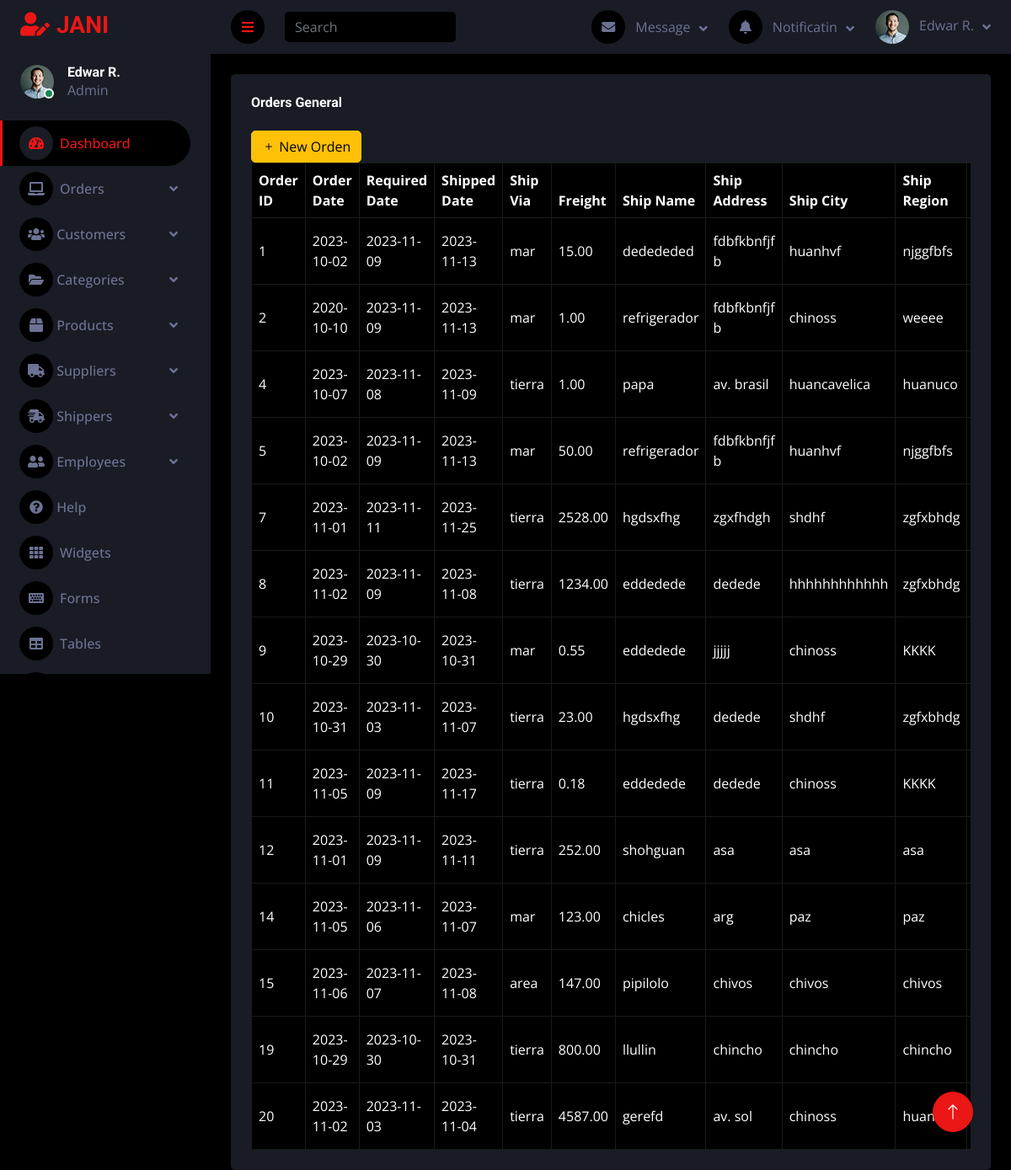
/sistem/z1list_order.php, run on the app's committed database.
### tables this page shows
CREATE TABLE `orders` (
  `order_id` int(11) NOT NULL,
  `user_id` int(11) DEFAULT NULL,
  `customer_id` int(11) DEFAULT NULL,
  `employee_id` int(11) DEFAULT NULL,
  `shipper_id` int(11) DEFAULT NULL,
  `order_date` date DEFAULT NULL,
  `required_date` date DEFAULT NULL,
  `shipped_date` date DEFAULT NULL,
  `ship_via` varchar(50) DEFAULT NULL,
  `freight` decimal(10,2) DEFAULT NULL,
  `ship_name` varchar(255) DEFAULT NULL,
  `ship_address` varchar(255) DEFAULT NULL,
  `ship_city` varchar(255) DEFAULT NULL,
  `ship_region` varchar(255) DEFAULT NULL,
  `ship_postal_code` varchar(10) DEFAULT NULL,
  `ship_country` varchar(255) DEFAULT NULL,
  `state` enum('activo','eliminado') DEFAULT 'activo'
);

### sistem/z1list_order.php (the view, shortened to what this page needs)
<!DOCTYPE html>
<html lang="en">
<head>
    <link href="https://cdnjs.cloudflare.com/ajax/libs/font-awesome/5.10.0/css/all.min.css" rel="stylesheet">
    <link href="https://cdn.jsdelivr.net/npm/bootstrap-icons@1.4.1/font/bootstrap-icons.css" rel="stylesheet">
    <link href="lib/owlcarousel/assets/owl.carousel.min.css" rel="stylesheet">
    <link href="lib/tempusdominus/css/tempusdominus-bootstrap-4.min.css" rel="stylesheet" />
    <link href="css/bootstrap.min.css" rel="stylesheet">
    <link href="css/style.css" rel="stylesheet">
</head>
<body>
    <div class="container-fluid position-relative d-flex p-0">
        <div class="sidebar pe-4 pb-3">
            <nav class="navbar bg-secondary navbar-dark">
                <a href="index2.html" class="navbar-brand mx-4 mb-3">
                    <h3 class="text-primary"><i class="fa fa-user-edit me-2"></i>JANI</h3>
                </a>
                <div class="d-flex align-items-center ms-4 mb-4">
                    <div class="position-relative">
                        <img class="rounded-circle" src="img/user.jpg" alt="" style="width: 40px; height: 40px;">
                        <div class="bg-success rounded-circle border border-2 border-white position-absolute end-0 bottom-0 p-1"></div>
                    </div>
                    <div class="ms-3">
                        <h6 class="mb-0">Edwar R.</h6>
                        <span>Admin</span>
                    </div>
                </div>
                <div class="navbar-nav w-100">
                    <a href="index2.html" class="nav-item nav-link active"><i class="fa fa-tachometer-alt me-2"></i>Dashboard</a>
                    <div class="nav-item dropdown">
                        <a href="#" class="nav-link dropdown-toggle" data-bs-toggle="dropdown"><i class="fa fa-laptop me-2"></i>Orders</a>
                    </div>
                    <div class="nav-item dropdown">
                        <a href="#" class="nav-link dropdown-toggle" data-bs-toggle="dropdown"><i class="fas fa-users"></i> Customers</a>
                    </div>
                    <div class="nav-item dropdown">
                        <a href="#" class="nav-link dropdown-toggle" data-bs-toggle="dropdown"><i class="fas fa-folder-open"></i> Categories</a>
                    </div>
                    <div class="nav-item dropdown">
                        <a href="#" class="nav-link dropdown-toggle" data-bs-toggle="dropdown"><i class="fas fa-box"></i> Products</a>
                    </div>
                    <div class="nav-item dropdown">
                        <a href="#" class="nav-link dropdown-toggle" data-bs-toggle="dropdown"><i class="fas fa-truck"></i> Suppliers</a>
                    </div>
                    <div class="nav-item dropdown">
                        <a href="#" class="nav-link dropdown-toggle" data-bs-toggle="dropdown"><i class="fas fa-shipping-fast"></i> Shippers</a>
                    </div>
                    <div class="nav-item dropdown">
                        <a href="#" class="nav-link dropdown-toggle" data-bs-toggle="dropdown"><i class="fas fa-user-friends"></i> Employees</a>
                    </div>
                    <a href="404.html" class="nav-item nav-link"><i class="fas fa-question-circle"></i> Help</a>
                    <a href="widget.html" class="nav-item nav-link"><i class="fa fa-th me-2"></i>Widgets</a>
                    <a href="form.html" class="nav-item nav-link"><i class="fa fa-keyboard me-2"></i>Forms</a>
                    <a href="table.html" class="nav-item nav-link"><i class="fa fa-table me-2"></i>Tables</a>
                    <a href="chart.html" class="nav-item nav-link"><i class="fa fa-chart-bar me-2"></i>Charts</a>
                </div>
            </nav>
        </div>
        <div class="content">
            <nav class="navbar navbar-expand bg-secondary navbar-dark sticky-top px-4 py-0">
                <a href="#" class="sidebar-toggler flex-shrink-0">
                    <i class="fa fa-bars"></i>
                </a>
                <form class="d-none d-md-flex ms-4">
                    <input class="form-control bg-dark border-0" type="search" placeholder="Search">
                </form>
                <div class="navbar-nav align-items-center ms-auto">
                    <div class="nav-item dropdown">
                        <a href="#" class="nav-link dropdown-toggle" data-bs-toggle="dropdown">
                            <i class="fa fa-envelope me-lg-2"></i>
                            <span class="d-none d-lg-inline-flex">Message</span>
                        </a>
                    </div>
                    <div class="nav-item dropdown">
                        <a href="#" class="nav-link dropdown-toggle" data-bs-toggle="dropdown">
                            <i class="fa fa-bell me-lg-2"></i>
                            <span class="d-none d-lg-inline-flex">Notificatin</span>
                        </a>
                    </div>
                    <div class="nav-item dropdown">
                        <a href="#" class="nav-link dropdown-toggle" data-bs-toggle="dropdown">
                            <img class="rounded-circle me-lg-2" src="img/user.jpg" alt="" style="width: 40px; height: 40px;">
                            <span class="d-none d-lg-inline-flex">Edwar R.</span>
                        </a>
                    </div>
                </div>
            </nav>
            <div class="container-fluid pt-4 px-4">
                <div class="row g-4">
                    <div class="col-sm-12 col-xl-35">
                        <div class="bg-secondary rounded h-100 p-4">
                            <h6 class="mb-4">Orders General</h6>
            <div class="container-fluid pt-0 px-0">
                <div class="bg-secondary text-center rounded p-0">
                    <div class="d-flex align-items-center justify-content-between mb-0">
                        <div class="d-flex justify-content-between align-items-center">
                                <a href="z1new_orders.php" class="btn btn-warning"><i class="bi bi-plus"></i> New Orden</a>
                            </div>
                    </div>
                    <div class="table-responsive">
                        <table class="table text-start align-middle table-bordered table-hover mb-0 table-dark">
                                    <thead>
                                            <tr>
                                                <th>Order ID</th>
                                                <th>Order Date</th>
                                                <th>Required Date</th>
                                                <th>Shipped Date</th>
                                                <th>Ship Via</th>
                                                <th>Freight</th>
                                                <th>Ship Name</th>
                                                <th>Ship Address</th>
                                                <th>Ship City</th>
                                                <th>Ship Region</th>
                                                <th>Ship Postal Code</th>
                                            </tr>
                                    </thead>
                                        <tbody>
                                            <?php
                                            include 'sistem/data_base/conn.php';
                                            $query = "SELECT * FROM orders WHERE state = 'Activo'";
                                            $result = mysqli_query($conn, $query);
                                            if (mysqli_num_rows($result) > 0) {
                                                while ($row = mysqli_fetch_assoc($result)) {
                                                    echo "<tr>";
                                                    echo "<td>" . $row['order_id'] . "</td>";
                                                    echo "<td>" . $row['order_date'] . "</td>";
                                                    echo "<td>" . $row['required_date'] . "</td>";
                                                    echo "<td>" . $row['shipped_date'] . "</td>";
                                                    echo "<td>" . $row['ship_via'] . "</td>";
                                                    echo "<td>" . $row['freight'] . "</td>";
                                                    echo "<td>" . $row['ship_name'] . "</td>";
                                                    echo "<td>" . $row['ship_address'] . "</td>";
                                                    echo "<td>" . $row['ship_city'] . "</td>";
                                                    echo "<td>" . $row['ship_region'] . "</td>";
                                                    echo "<td>" . $row['ship_postal_code'] . "</td>";
                                                    echo "</tr>";
                                                }
                                            } else {
                                                echo "<tr><td colspan='17'>No se encontraron órdenes en la base de datos.</td></tr>";
                                            }
                                            ?>
                                        </tbody>
                        </table>
                    </div>
                </div>
            </div>
                        </div>
                    </div>
                </div>
            </div>
        </div>
        <a href="#" class="btn btn-lg btn-primary btn-lg-square back-to-top"><i class="bi bi-arrow-up"></i></a>
    </div>
</body>
</html>

### sistem/css/style.css (style rules this page uses)
:root { --primary: #EB1616; --secondary: #191C24; --light: #6C7293; --dark: #000000; }
.back-to-top { position: fixed; display: none; right: 45px; bottom: 45px; z-index: 99; }
.btn { transition: .5s; }
.btn-lg-square { width: 48px; height: 48px; }
.btn-square, .btn-sm-square, .btn-lg-square { padding: 0; display: inline-flex; align-items: center; justify-content: center; font-weight: normal; border-radius: 50px; }
.sidebar { position: fixed; top: 0; left: 0; bottom: 0; width: 250px; height: 100vh; overflow-y: auto; background: var(--secondary); transition: 0.5s; z-index: 999; }
.content { margin-left: 250px; min-height: 100vh; background: var(--dark); transition: 0.5s; }
@media (min-width: 992px) { .sidebar { margin-left: 0; } }
@media (min-width: 992px) { .content { width: calc(100% - 250px); } }
.sidebar .navbar .navbar-nav .nav-link { padding: 7px 20px; color: var(--light); font-weight: 500; border-left: 3px solid var(--secondary); border-radius: 0 30px 30px 0; outline: none; }
.sidebar .navbar .navbar-nav .nav-link:hover, .sidebar .navbar .navbar-nav .nav-link.active { color: var(--primary); background: var(--dark); border-color: var(--primary); }
.sidebar .navbar .navbar-nav .nav-link i { width: 40px; height: 40px; display: inline-flex; align-items: center; justify-content: center; background: var(--dark); border-radius: 40px; }
.sidebar .navbar .navbar-nav .nav-link:hover i, .sidebar .navbar .navbar-nav .nav-link.active i { background: var(--secondary); }
.sidebar .navbar .dropdown-toggle::after { position: absolute; top: 15px; right: 15px; border: none; content: "\f107"; font-family: "Font Awesome 5 Free"; font-weight: 900; transition: .5s; }
.content .navbar .navbar-nav .nav-link { margin-left: 25px; padding: 12px 0; color: var(--light); outline: none; }
.content .navbar .sidebar-toggler, .content .navbar .navbar-nav .nav-link i { width: 40px; height: 40px; display: inline-flex; align-items: center; justify-content: center; background: var(--dark); border-radius: 40px; }
.content .navbar .dropdown-toggle::after { margin-left: 6px; vertical-align: middle; border: none; content: "\f107"; font-family: "Font Awesome 5 Free"; font-weight: 900; transition: .5s; }

### data on the page
orders: order_id "1", order_date "2023-10-02", required_date "2023-11-09", shipped_date "2023-11-13", ship_via "mar", freight "15.00", ship_name "dedededed", ship_address "fdbfkbnfjf b", ship_city "huanhvf", ship_region "njggfbfs"
orders: order_id "2", order_date "2020-10-10", required_date "2023-11-09", shipped_date "2023-11-13", ship_via "mar", freight "1.00", ship_name "refrigerador", ship_address "fdbfkbnfjf b", ship_city "chinoss", ship_region "weeee"
orders: order_id "4", order_date "2023-10-07", required_date "2023-11-08", shipped_date "2023-11-09", ship_via "tierra", freight "1.00", ship_name "papa", ship_address "av. brasil", ship_city "huancavelica", ship_region "huanuco"
orders: order_id "5", order_date "2023-10-02", required_date "2023-11-09", shipped_date "2023-11-13", ship_via "mar", freight "50.00", ship_name "refrigerador", ship_address "fdbfkbnfjf b", ship_city "huanhvf", ship_region "njggfbfs"
orders: order_id "7", order_date "2023-11-01", required_date "2023-11-11", shipped_date "2023-11-25", ship_via "tierra", freight "2528.00", ship_name "hgdsxfhg", ship_address "zgxfhdgh", ship_city "shdhf", ship_region "zgfxbhdg"
orders: order_id "8", order_date "2023-11-02", required_date "2023-11-09", shipped_date "2023-11-08", ship_via "tierra", freight "1234.00", ship_name "eddedede", ship_address "dedede", ship_city "hhhhhhhhhhhh", ship_region "zgfxbhdg"
orders: order_id "9", order_date "2023-10-29", required_date "2023-10-30", shipped_date "2023-10-31", ship_via "mar", freight "0.55", ship_name "eddedede", ship_address "jjjjj", ship_city "chinoss", ship_region "KKKK"
orders: order_id "10", order_date "2023-10-31", required_date "2023-11-03", shipped_date "2023-11-07", ship_via "tierra", freight "23.00", ship_name "hgdsxfhg", ship_address "dedede", ship_city "shdhf", ship_region "zgfxbhdg"
orders: order_id "11", order_date "2023-11-05", required_date "2023-11-09", shipped_date "2023-11-17", ship_via "tierra", freight "0.18", ship_name "eddedede", ship_address "dedede", ship_city "chinoss", ship_region "KKKK"
orders: order_id "12", order_date "2023-11-01", required_date "2023-11-09", shipped_date "2023-11-11", ship_via "tierra", freight "252.00", ship_name "shohguan", ship_address "asa", ship_city "asa", ship_region "asa"
orders: order_id "14", order_date "2023-11-05", required_date "2023-11-06", shipped_date "2023-11-07", ship_via "mar", freight "123.00", ship_name "chicles", ship_address "arg", ship_city "paz", ship_region "paz"
orders: order_id "15", order_date "2023-11-06", required_date "2023-11-07", shipped_date "2023-11-08", ship_via "area", freight "147.00", ship_name "pipilolo", ship_address "chivos", ship_city "chivos", ship_region "chivos"
orders: order_id "19", order_date "2023-10-29", required_date "2023-10-30", shipped_date "2023-10-31", ship_via "tierra", freight "800.00", ship_name "llullin", ship_address "chincho", ship_city "chincho", ship_region "chincho"
orders: order_id "20", order_date "2023-11-02", required_date "2023-11-03", shipped_date "2023-11-04", ship_via "tierra", freight "4587.00", ship_name "gerefd", ship_address "av. sol", ship_city "chinoss", ship_region "huanuco"
